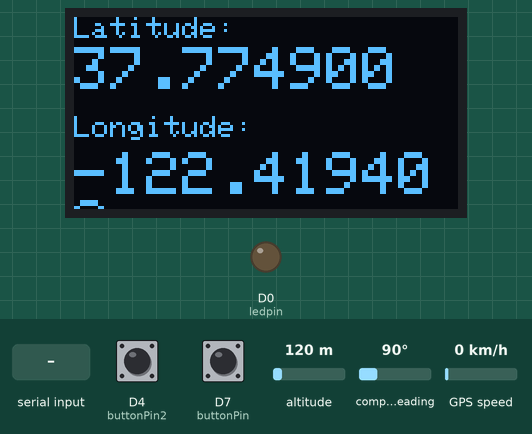
Simulated run of this sketch. Board: ESP8266 (NodeMCU). On the bench: 128×64 one-colour display, output pins drawn as LEDs (lit = HIGH). The inputs (shaded band) are chosen by the test bench; at power-on: D4 (buttonPin2) HIGH, D7 (buttonPin) LOW, altitude 120 m, compass heading 90°, GPS speed 0 km/h. The GPS gets a fix after 3 s at 37.7749, -122.4194 with 8 satellites; the modem accepts every AT command (registered, SIM ready, sends succeed) and sends nothing else; what the sketch prints to the serial monitor is not drawn.

Above: at 6.3 s.
6.4 s: D4 (buttonPin2) pulled LOW for 3.2 s
At 15.8 s:
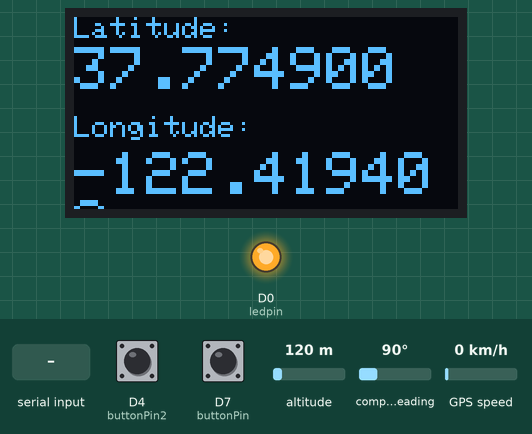
18.4 s: "1" received over the second serial link
Timing chart, 0 to 21.4 s (numbered marks = the images above; inputs shaded):
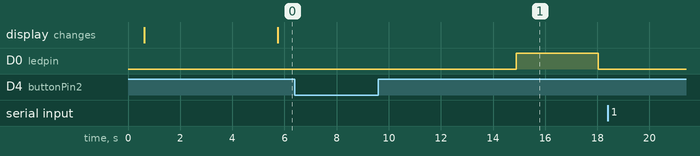

Measured:
- after the input at 6.4 s, D0 (ledpin): LOW → HIGH after 8.5 s, → LOW 3.1 s later
- after the input at 18.4 s, every drawn part: stays the same

The sketch:

cation_alert_using_neo_6m_gps_module__esp8266_and_gsm_module.ino
```cpp
#include <TinyGPSPlus.h>
#include <SoftwareSerial.h>
 #include <Wire.h>
#include <Adafruit_GFX.h>
#include <Adafruit_SSD1306.h>
#include <Adafruit_Sensor.h>
/*
   This sample sketch demonstrates the normal use of a TinyGPSPlus (TinyGPSPlus) object.
   It requires the use of SoftwareSerial, and assumes that you have a
   4800-baud serial GPS device hooked up on pins 4(rx) and 3(tx).
*/
#define rxGPS D3
#define txGPS D8
#define rxGSM D5
#define txGSM D6
SoftwareSerial sim800(rxGSM, txGSM);
#define buttonPin D7
#define buttonPin2 D4

#define ledpin D0

#define SCREEN_WIDTH 128
#define SCREEN_HEIGHT 64
Adafruit_SSD1306 display(SCREEN_WIDTH, SCREEN_HEIGHT, &Wire, -1);


int buttonState = 0;
int buttonState2 = 0;
static const uint32_t GPSBaud = 9600;

// The TinyGPSPlus object
TinyGPSPlus gps;

// The serial connection to the GPS device
SoftwareSerial ss(rxGPS,txGPS);

const unsigned long eventInterval = 1800000;// millis best timer for 30 mins
unsigned long previousTime = 0;

void setup()
{
 pinMode(buttonPin, INPUT);
pinMode(buttonPin2, INPUT);
pinMode(ledpin,OUTPUT);
  Serial.begin(9600);
  ss.begin(GPSBaud);
  sim800.begin(9600);
   sim800.println("AT"); //Once the handshake test is successful, it will back to OK
  updateSerial();

  Serial.println(F("DeviceExample.ino"));
  Serial.println(F("A simple demonstration of TinyGPSPlus with an attached GPS module"));
  Serial.print(F("Testing TinyGPSPlus library v. ")); Serial.println(TinyGPSPlus::libraryVersion());
  Serial.println(F("by Mikal Hart"));
  Serial.println();
  if (!display.begin(SSD1306_SWITCHCAPVCC, 0x3C)) {
    Serial.println(F("SSD1306 allocation failed"));
    for (;;)
      ;
  }
  delay(2000);
  display.clearDisplay();
  display.setTextColor(WHITE);
}

void loop()
{
  int buttonState = digitalRead(buttonPin);
  int buttonState2 = digitalRead(buttonPin2);

  unsigned long currentTime = millis();

if (buttonState == HIGH & currentTime - previousTime >= eventInterval){
send_message();
digitalWrite(ledpin, HIGH);
previousTime = currentTime;
}
else if (buttonState == LOW){
  send_message();
digitalWrite(ledpin, LOW);
}
if (buttonState2 == LOW){
send_message2();
digitalWrite(ledpin, HIGH);
}
  // This sketch displays information every time a new sentence is correctly encoded.
  while (ss.available() > 0)
    if (gps.encode(ss.read()))
      displayInfo();

  if (millis() > 5000 && gps.charsProcessed() < 10)
  {
    Serial.println(F("No GPS detected: check wiring."));
    while(true);
  }
  display.clearDisplay();
  display.setTextSize(1);
  display.setCursor(0, 0);
  display.print("Latitude: ");
  display.setTextSize(2);
  display.setCursor(0, 10);
  display.print(gps.location.lat(), 6);


  display.setTextSize(1);
  display.setCursor(0, 33);
  display.print("Longitude: ");
  display.setTextSize(2);
  display.setCursor(0, 45);
  display.print(gps.location.lng(), 6);

  display.display();
}

void displayInfo()
{
  Serial.print(F("Location "));
  if (gps.location.isValid())
  {
    Serial.print(F("Lat.: "));
    Serial.print(gps.location.lat(), 6);
    Serial.print(F(",Long.:"));
    Serial.print(gps.location.lng(), 6);
  }
  else
  {
    Serial.print(F("INVALID"));
  }

  Serial.print(F("  Date/Time: "));
  if (gps.date.isValid())
  {
    Serial.print(gps.date.month());
    Serial.print(F("/"));
    Serial.print(gps.date.day());
    Serial.print(F("/"));
    Serial.print(gps.date.year());
  }
  else
  {
    Serial.print(F("INVALID"));
  }

  Serial.print(F(" "));
  if (gps.time.isValid())
  {
    if (gps.time.hour() < 10) Serial.print(F("0"));
    Serial.print(gps.time.hour());
    Serial.print(F(":"));
    if (gps.time.minute() < 10) Serial.print(F("0"));
    Serial.print(gps.time.minute());
    Serial.print(F(":"));
    if (gps.time.second() < 10) Serial.print(F("0"));
    Serial.print(gps.time.second());
    Serial.print(F("."));
    if (gps.time.centisecond() < 10) Serial.print(F("0"));
    Serial.print(gps.time.centisecond());
  }
  else
  {
    Serial.print(F("INVALID"));
  }

  Serial.println();
}

void send_message()
{
  sim800.println("AT"); //Once the handshake test is successful, it will back to OK
  updateSerial();
  sim800.println("AT+CMGF=1"); // Configuring TEXT mode
  updateSerial();
 sim800.println("AT+CMGS=\"+2348153486696\"");//change ZZ with country code and xxxxxxxxxxx with phone number to sms
  updateSerial();
  sim800.print("http://maps.google.com/maps?q=loc:");
    sim800.print(gps.location.lat(), 6);
    sim800.print(",");
    sim800.print(gps.location.lng(), 6);
    delay(1000);
     Serial.println("GPS Location SMS Sent Successfully.");
  updateSerial();
  sim800.write(26);
}

void send_message2()
{
  sim800.println("AT"); //Once the handshake test is successful, it will back to OK
  updateSerial();
  sim800.println("AT+CMGF=1"); // Configuring TEXT mode                                                                                                                                                                                                                                BB BBBBBBBBBBBBB BBBBBBBBBBBBBBBBB
  updateSerial();
 sim800.println("AT+CMGS=\"+2348132117038\"");//change ZZ with country code and xxxxxxxxxxx with phone number to sms
  updateSerial();
  sim800.print("http://maps.google.com/maps?q=loc:");
    sim800.print(gps.location.lat(), 6);
    sim800.print(",");
    sim800.print(gps.location.lng(), 6);
    delay(1000);
     Serial.println("GPS Location SMS Sent Successfully.");
  updateSerial();
  sim800.write(26);
}
void updateSerial()
{
  delay(500);
  while (Serial.available())
  {
    sim800.write(Serial.read());//Forward what Serial received to Software Serial Port
  }
  while(sim800.available())
  {
    Serial.write(sim800.read());//Forward what Software Serial received to Serial Port
  }
}
```
